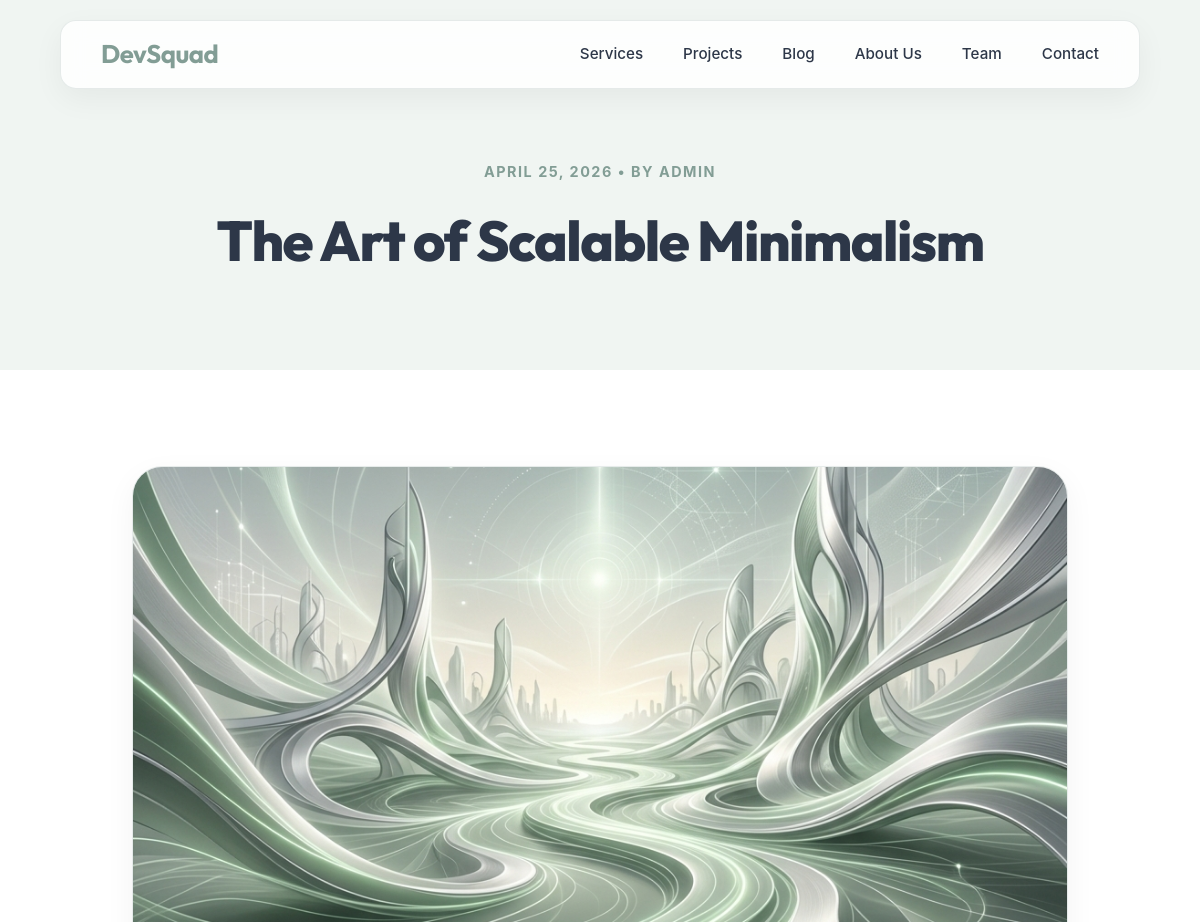
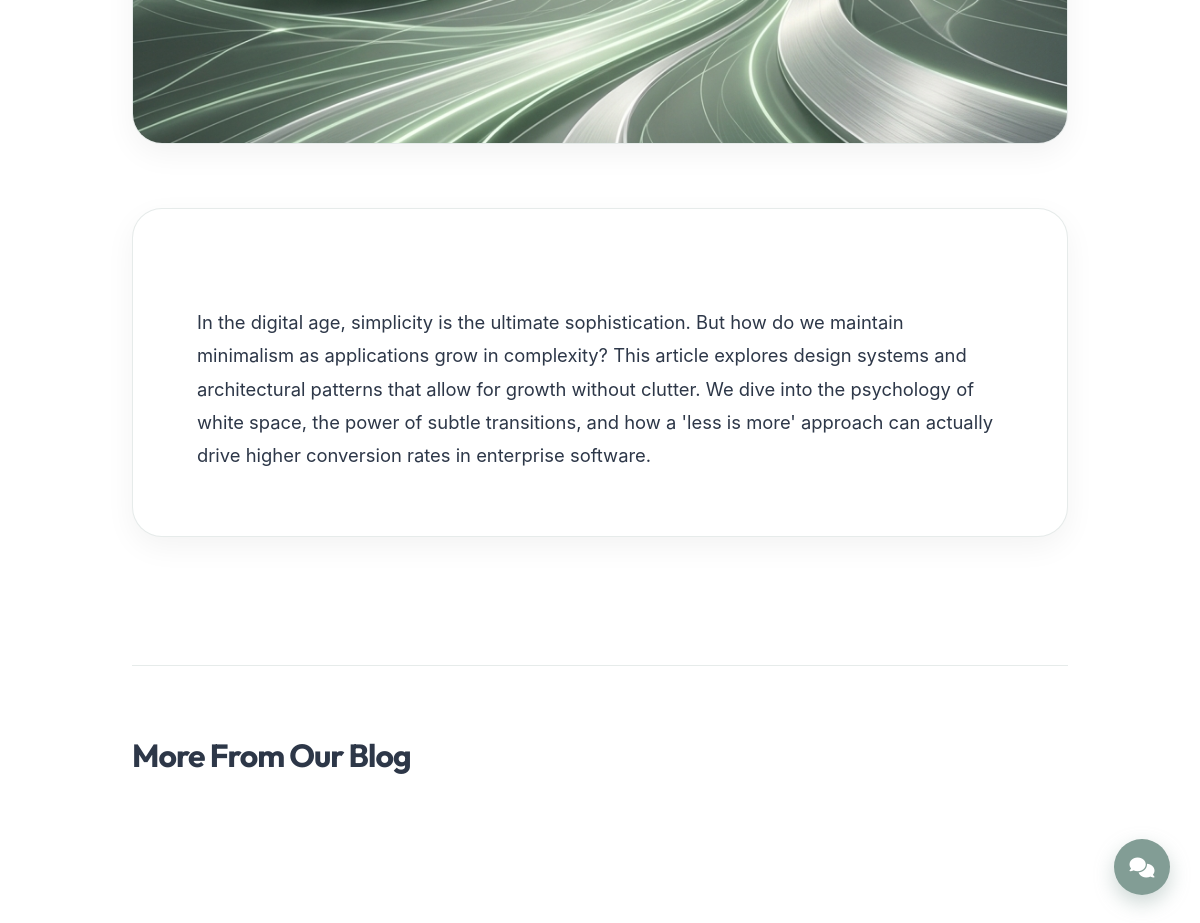
Page /blog/1/ on the committed database (2 pictures, top to bottom).
### service/models.py (models this page shows, shortened)
class BlogPost(models.Model):
    title = models.CharField(max_length=200)
    content = models.TextField()
    image = models.ImageField(upload_to='blog/', blank=True, null=True)
    author = models.ForeignKey(User, on_delete=models.CASCADE, default=1)
    created_at = models.DateTimeField(auto_now_add=True)

### service/views.py (the view)
# urls.py: path('blog/<int:pk>/', views.blog_detail, name='blog_detail'),
def blog_detail(request, pk):
    post = get_object_or_404(BlogPost, pk=pk)
    recent_posts = BlogPost.objects.exclude(pk=pk).order_by('-created_at')[:3]
    return render(request, 'blog_detail.html', {'post': post, 'recent_posts': recent_posts})

### service/templates/blog_detail.html (shortened to what this page needs)
{% extends 'base.html' %}
{% block content %}
<div class="post-header">
    <div class="post-meta">
        <span>{{ post.created_at|date:"F d, Y" }}</span> &bull; <span>BY {{ post.author.username }}</span>
    </div>
    <h1>{{ post.title }}</h1>
</div>
<article class="post-container">
    {% if post.image %}
    <img src="{{ post.image.url }}" alt="{{ post.title }}" class="post-image">
    {% endif %}
    <div class="post-card">
        <div class="post-content">
            {{ post.content }}
        </div>
    </div>
    <div class="related-posts">
        <h3 style="margin-bottom: 3rem; color: var(--text-color); font-size: 2rem; letter-spacing: -1px;">More From Our Blog</h3>
    </div>
</article>
{% endblock %}

### service/templates/base.html (style rules this page uses)
:root { --bg-color: #ffffff; --bg-alt: #f0f5f2; --primary-color: #829d95; --secondary-color: #adc2b5; --accent-color: #adc2b5; --text-color: #2d3748; --text-muted: #718096; --glass-bg: rgba(255, 255, 255, 0.85); --glass-border: rgba(130, 157, 149, 0.2); --shadow: 0 10px 30px rgba(0, 0, 0, 0.05); }
* { margin: 0; padding: 0; box-sizing: border-box; font-family: 'Inter', sans-serif; }
h1, h2, h3, h4, h5, h6, .logo { font-family: 'Outfit', sans-serif; }
body { background-color: var(--bg-color); color: var(--text-color); overflow-x: hidden; line-height: 1.6; }
img { max-width: 100%; height: auto; display: block; }

### service/templates/blog_detail.html (style rules this page uses)
.post-header { padding: 10rem 2rem 6rem; text-align: center; background: var(--bg-alt); position: relative; }
.post-header h1 { font-size: 3.5rem; color: var(--text-color); font-weight: 800; letter-spacing: -1.5px; margin: 1.5rem auto 0; max-width: 900px; line-height: 1.2; }
.post-meta { color: var(--primary-color); font-weight: 700; text-transform: uppercase; letter-spacing: 1.5px; font-size: 0.9rem; }
.post-container { max-width: 1000px; margin: 0 auto; padding: 6rem 2rem; }
.post-image { width: 100%; max-height: 600px; object-fit: cover; border-radius: 30px; margin-bottom: 4rem; box-shadow: var(--shadow); border: 1px solid var(--glass-border); }
.post-card { background: white; padding: 4rem; border-radius: 30px; border: 1px solid var(--glass-border); box-shadow: var(--shadow); }
.post-content { line-height: 1.8; font-size: 1.15rem; color: var(--text-color); white-space: pre-line; }
.related-posts { margin-top: 8rem; padding-top: 4rem; border-top: 1px solid var(--glass-border); }

### rows in the picture
BlogPost: created_at "APRIL 25, 2026", author.username "ADMIN", title "The Art of Scalable Minimalism", image (picture), content "In the digital age, simplicity is the ultimate sophistication. But how do we maintain minimalism as applications grow in complexity? This article explores design systems and architectural patterns that allow for growth without clutter. We dive into the psychology of white space, the power of subtle transitions, and how a 'less is more' approach can actually drive higher conversion rates in enterprise software."
